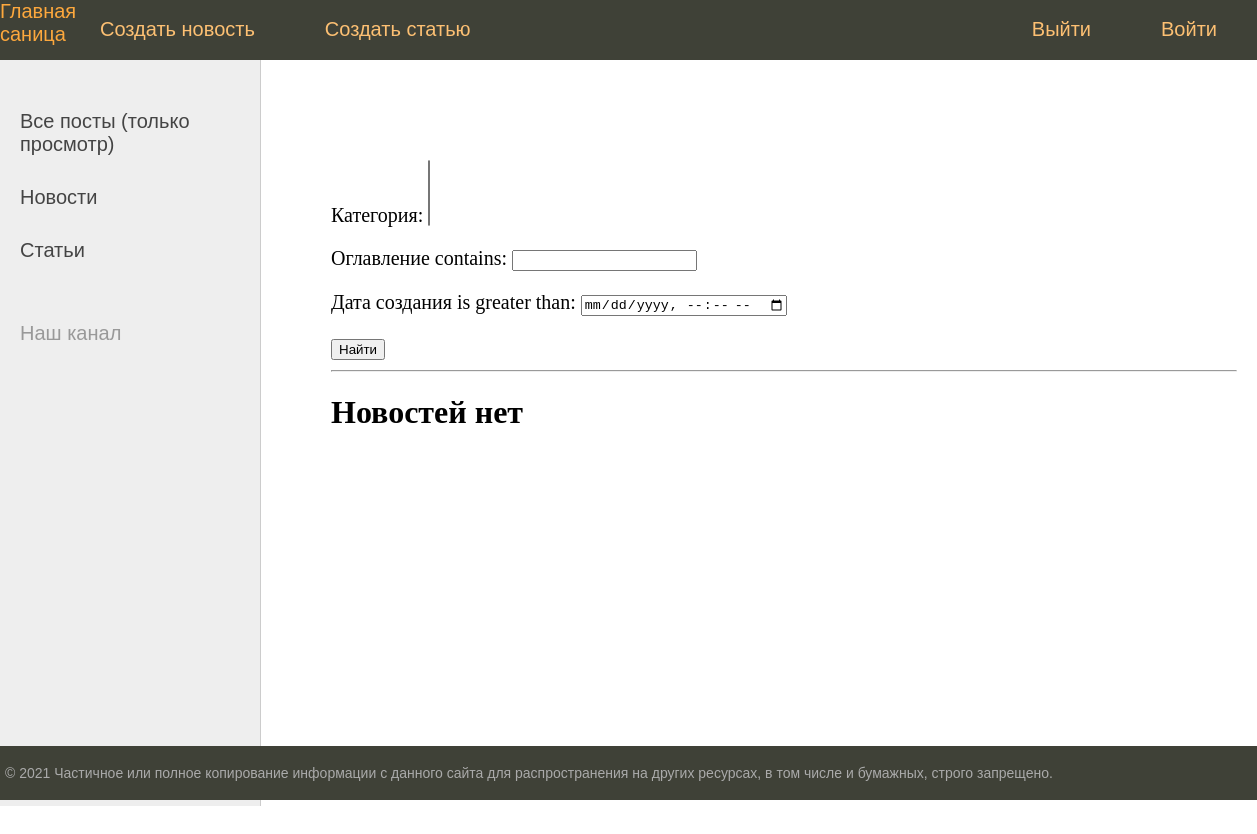
Page /news/search/ on the earlier database version.
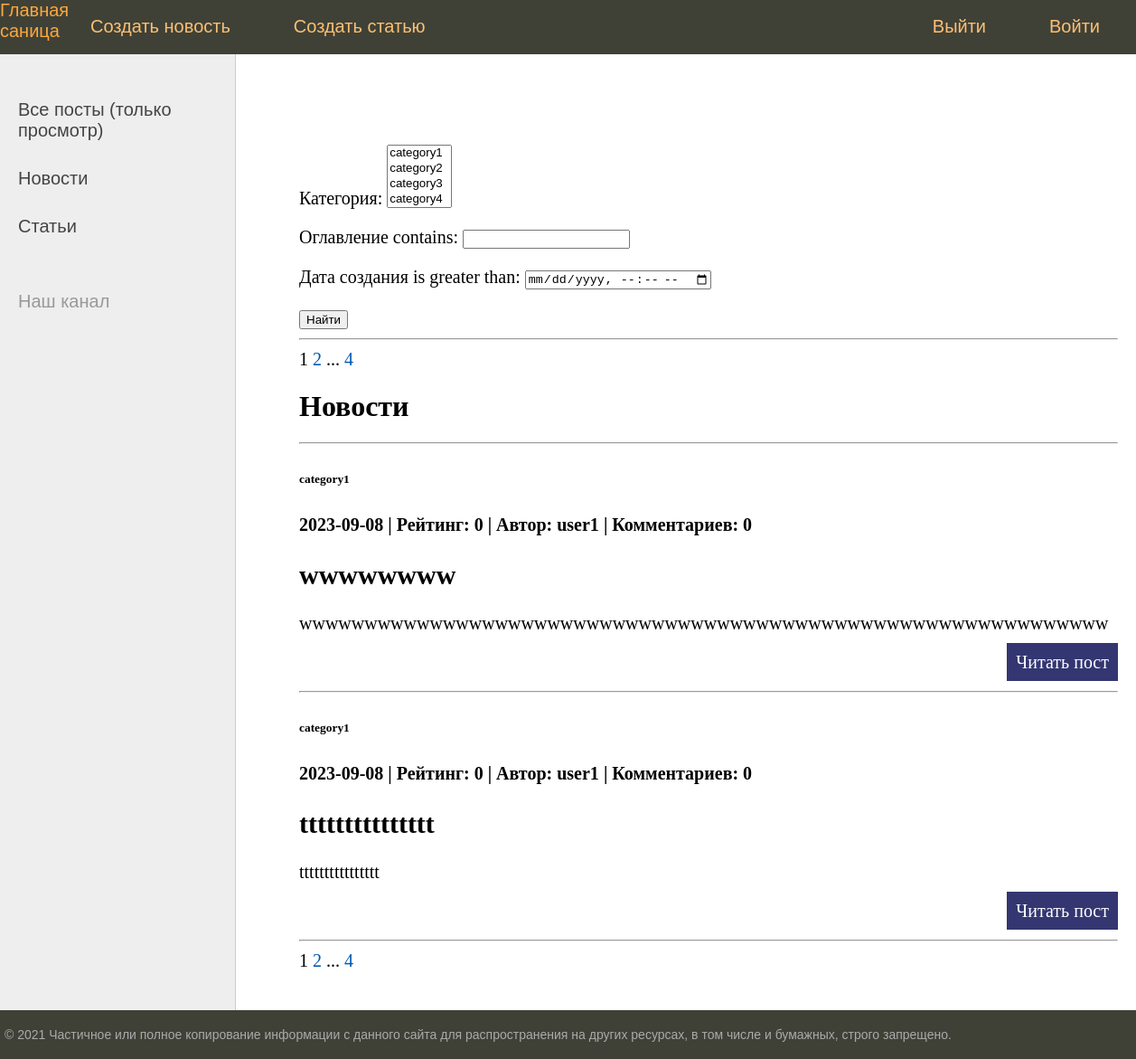
Same page on the later database version.
### newsportal/models.py (models this page shows, shortened)
class Category(models.Model):
    name = models.CharField(max_length=150, unique=True)
    def __str__(self):
        return self.name

class Post(models.Model):
    author = models.ForeignKey(Author, on_delete=models.CASCADE, verbose_name='Автор')
    type_post = models.CharField(max_length=1, choices=POSTS, verbose_name='Тип поста')
    time_created = models.DateTimeField(auto_now_add=True, verbose_name='Дата создания')
    category = models.ManyToManyField(Category, through="PostCategory", verbose_name='Категория')
    title =  models.CharField(max_length=255, verbose_name='Оглавление')
    content = models.TextField( verbose_name='Содержание')
    rating = models.SmallIntegerField(default=0, verbose_name='Рейтинг')
    def get_absolute_url(self):
        return reverse('one_news', args=[str(self.id)])

class Author(models.Model):
    author = models.OneToOneField(User, on_delete=models.CASCADE)
    rating = models.SmallIntegerField(default=0)
    def __str__(self):
        return self.author.username

### newsportal/views.py (the view)
# urls.py: path('news/search/', ListNews.as_view(), name='news'),
class ListNews(ListView):
    queryset = Post.objects.filter(type_post=news)
    ordering = '-time_created'
    template_name = 'index_news.html'
    context_object_name = 'news'
    paginate_by = 2
    def get_queryset(self):
        queryset = super().get_queryset()
        self.filterset = PostFilter(self.request.GET, queryset)
        return self.filterset.qs
    def get_context_data(self, **kwargs):
        context = super().get_context_data(**kwargs)
        context['filterset'] = self.filterset
        return context

### newsportal/templatetags/custom_filters.py (called while the page is built)
@register.filter()
def censor(value:str):
   swear_words = ('банан', 'морков', 'карто', 'броккол', 'ананас',
                  'Банан', 'Морков', 'Карто', 'Броккол', 'Ананас',)
   for word in swear_words:
      if word in value:
          value = value.replace(word, '****')
   return value

### newsportal/templatetags/custom_tags.py (called while the page is built)
@register.simple_tag(takes_context=True)
def url_replace(context, **kwargs):
   d = context['request'].GET.copy()
   for k, v in kwargs.items():
       d[k] = v
   return d.urlencode()

### templates/index_news.html (shortened to what this page needs)
{% extends 'default.html' %}
{% load custom_filters %}
{% block content %}
   <form action="" method="get">
       {{ filterset.form.as_p }}
       <input type="submit" value="Найти" />
   </form>
   <hr>
{% if news %}
{% include 'includes/paginations.html' %}
<h1>Новости</h1>
<hr>
{% for n in news %}
<h6>
{% for cat in n.category.all %}
{{ cat }}    {% if not forloop.last %}, {% endif %}
{% endfor %}
</h6>
<h4>{{ n.time_created|date:'Y-m-d' }} | Рейтинг: {{ n.rating }}
    | Автор: {{ n.author }} | Комментариев: {{ n.comment_set.count }} </h4>
<h2>{{ n.title|censor }}</h2>
<p>{{ n.content|truncatechars:200|censor}}</p>
   <p class="link-read-post"><a href="{{ n.get_absolute_url }}">Читать пост</a>
<hr>
{% endfor %}
{% include 'includes/paginations.html' %}
{% else %}
<h1>Новостей нет</h1>
{% endif %}
<br><br>{% endblock content %}

Differences in the rows shown:
added Post: time_created "2023-09-08", rating "0", author "user1", comment_set.count "0", title|censor "wwwwwwww", content|censor "wwwwwwwwwwwwwwwwwwwwwwwwwwwwwwwwwwwwwwwwwwwwwwwwwwwwwwwwwwwwww"
added Category: name "category1"
added Post: time_created "2023-09-08", rating "0", author "user1", comment_set.count "0", title|censor "ttttttttttttttt", content|censor "tttttttttttttttt"
Other differences:
form field category: (not shown) → "category1 / category2 / category3 / category4"
{{ page_obj.number }}: (not shown) → "1 1"
{{ page_obj.next_page_number }}: (not shown) → "2 2"
{{ page_obj.paginator.num_pages }}: (not shown) → "4 4"
text no longer shown: "Новостей нет"
text now shown: "... ... Новости"
